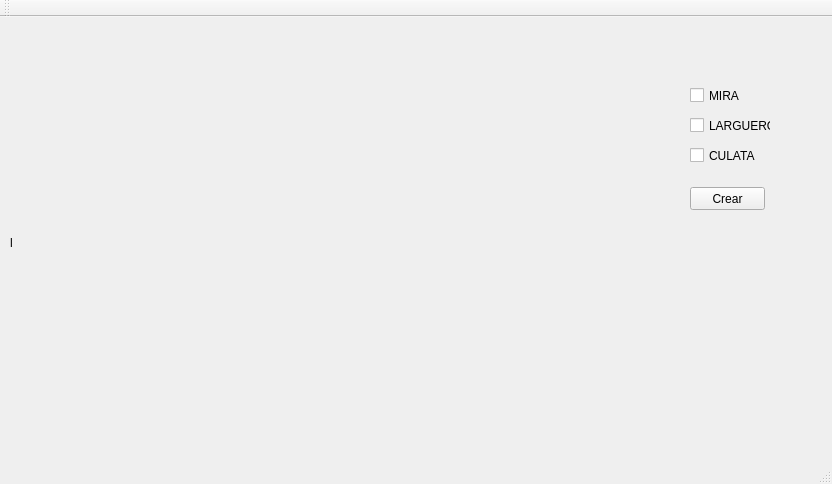
<?xml version="1.0" encoding="UTF-8"?>
<ui version="4.0">
 <class>MainWindow</class>
 <widget class="QMainWindow" name="MainWindow">
  <property name="geometry">
   <rect>
    <x>0</x>
    <y>0</y>
    <width>832</width>
    <height>484</height>
   </rect>
  </property>
  <property name="windowTitle">
   <string>MainWindow</string>
  </property>
  <widget class="QWidget" name="centralWidget">
   <widget class="QCheckBox" name="mira">
    <property name="geometry">
     <rect>
      <x>690</x>
      <y>70</y>
      <width>70</width>
      <height>17</height>
     </rect>
    </property>
    <property name="text">
     <string>MIRA</string>
    </property>
   </widget>
   <widget class="QCheckBox" name="largo">
    <property name="geometry">
     <rect>
      <x>690</x>
      <y>100</y>
      <width>81</width>
      <height>17</height>
     </rect>
    </property>
    <property name="text">
     <string>LARGUERO</string>
    </property>
   </widget>
   <widget class="QCheckBox" name="culata">
    <property name="geometry">
     <rect>
      <x>690</x>
      <y>130</y>
      <width>70</width>
      <height>17</height>
     </rect>
    </property>
    <property name="text">
     <string>CULATA</string>
    </property>
   </widget>
   <widget class="QPushButton" name="pushButton">
    <property name="geometry">
     <rect>
      <x>690</x>
      <y>170</y>
      <width>75</width>
      <height>23</height>
     </rect>
    </property>
    <property name="text">
     <string>Crear</string>
    </property>
   </widget>
   <widget class="QLabel" name="l_area">
    <property name="geometry">
     <rect>
      <x>10</x>
      <y>10</y>
      <width>671</width>
      <height>431</height>
     </rect>
    </property>
    <property name="cursor">
     <cursorShape>ArrowCursor</cursorShape>
    </property>
    <property name="text">
     <string>l</string>
    </property>
   </widget>
  </widget>
  <widget class="QMenuBar" name="menuBar">
   <property name="geometry">
    <rect>
     <x>0</x>
     <y>0</y>
     <width>832</width>
     <height>21</height>
    </rect>
   </property>
  </widget>
  <widget class="QToolBar" name="mainToolBar">
   <attribute name="toolBarArea">
    <enum>TopToolBarArea</enum>
   </attribute>
   <attribute name="toolBarBreak">
    <bool>false</bool>
   </attribute>
  </widget>
  <widget class="QStatusBar" name="statusBar"/>
 </widget>
 <layoutdefault spacing="6" margin="11"/>
 <resources/>
 <connections/>
</ui>
